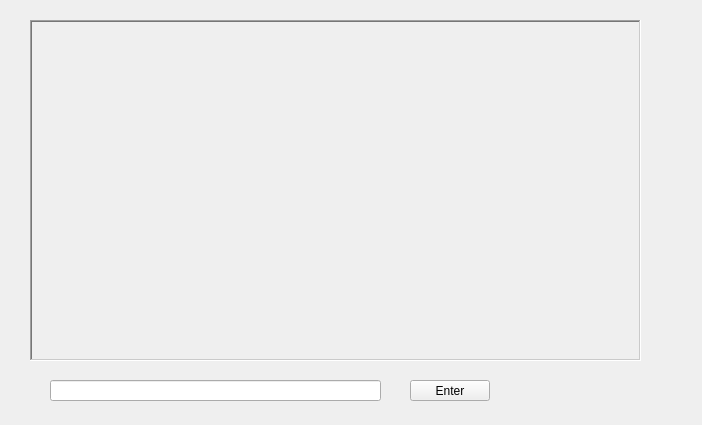
<?xml version="1.0" encoding="UTF-8"?>
<ui version="4.0">
 <class>QProcessTest</class>
 <widget class="QWidget" name="QProcessTest">
  <property name="geometry">
   <rect>
    <x>0</x>
    <y>0</y>
    <width>702</width>
    <height>425</height>
   </rect>
  </property>
  <property name="windowTitle">
   <string>QProcessTest</string>
  </property>
  <widget class="QScrollArea" name="scrollArea">
   <property name="geometry">
    <rect>
     <x>30</x>
     <y>20</y>
     <width>611</width>
     <height>341</height>
    </rect>
   </property>
   <property name="frameShape">
    <enum>QFrame::WinPanel</enum>
   </property>
   <property name="widgetResizable">
    <bool>true</bool>
   </property>
   <widget class="QWidget" name="scrollAreaWidgetContents">
    <property name="geometry">
     <rect>
      <x>0</x>
      <y>0</y>
      <width>607</width>
      <height>337</height>
     </rect>
    </property>
   </widget>
  </widget>
  <widget class="QLineEdit" name="lineEdit">
   <property name="geometry">
    <rect>
     <x>50</x>
     <y>380</y>
     <width>331</width>
     <height>21</height>
    </rect>
   </property>
  </widget>
  <widget class="QPushButton" name="pushButton">
   <property name="geometry">
    <rect>
     <x>410</x>
     <y>380</y>
     <width>80</width>
     <height>21</height>
    </rect>
   </property>
   <property name="text">
    <string>Enter</string>
   </property>
  </widget>
 </widget>
 <layoutdefault spacing="6" margin="11"/>
 <resources/>
 <connections/>
</ui>
